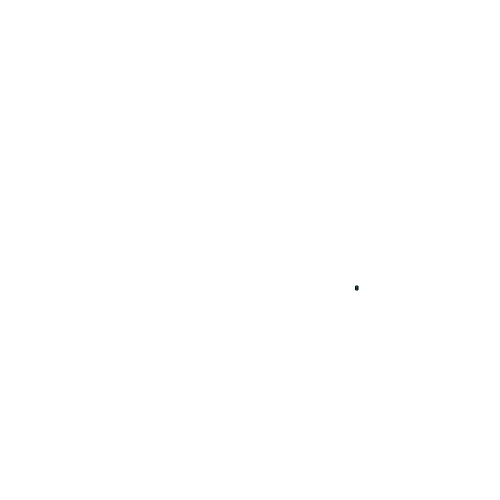
Frame 1 (no input)
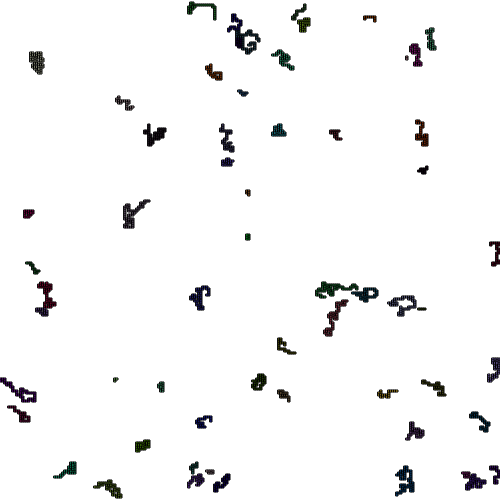
Frame 60 (no input)
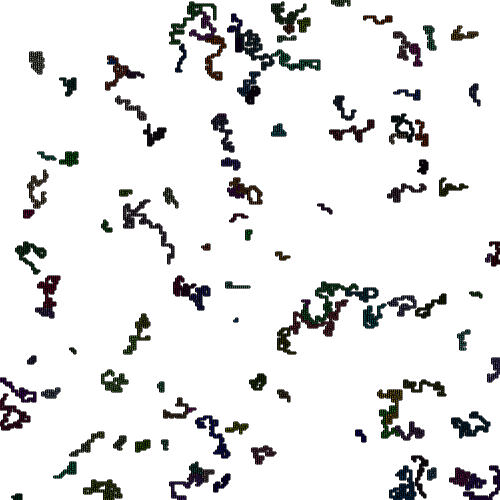
Frame 120 (the mouse pressed at the canvas centre since frame 60)

The p5.js sketch that drew these frames (run headless with seeded random() and noise() and a simulated clock; from frame 60 on, the mouse is pressed at the canvas centre):

// p5.js sketch
// ── sketch.js
let walkers;
let grid;
let gridSize = 250;
let unvisitedCells;
let filledCells;

function setup() {
  createCanvas(500, 500);
  squareSize = width / gridSize;
  walkers = [];
  grid = [];
  unvisitedCells = new Set();
  filledCells = [];

  for (let i = 0; i < gridSize; i++) {
    grid[i] = [];
    for (let j = 0; j < gridSize; j++) {
      grid[i][j] = undefined;
      unvisitedCells.add(`${i},${j}`);
    }
  }
  frameRate(60);
}

function randColor() {
  return [random(255), random(255), random(255)];
}

class Walker {
  constructor(x, y) {
    this.x = x;
    this.y = y;
    this.color = randColor();
    grid[this.x][this.y] = this.color;
    filledCells.push([this.x, this.y]);
    removeUnvisitedCell(this.x, this.y);
  }
  
  walk() {
    let options = [];
    const directions = [
      [1, 0],  // Right
      [-1, 0], // Left
      [0, 1],  // Down
      [0, -1], // Up
    ];

    for (let [dx, dy] of directions) {
      let nx = this.x + dx;
      let ny = this.y + dy;
      if (nx >= 0 && nx < gridSize && ny >= 0 && ny < gridSize) {
        if (unvisitedCells.has(`${nx},${ny}`)) {
          options.push([nx, ny]);
        }
      }
    }

    if (options.length === 0) {
      return true; // We're done
    }

    let r = floor(random(options.length));
    this.x = options[r][0];
    this.y = options[r][1];

    grid[this.x][this.y] = this.color;
    filledCells.push([this.x, this.y]);
    removeUnvisitedCell(this.x, this.y);
    return false; // Not done yet
  }
}

function spawnWalker() {
  const unvisitedArray = Array.from(unvisitedCells);
  if (unvisitedArray.length > 0) {
    let index = floor(random(unvisitedArray.length));
    let coord = unvisitedArray[index];
    unvisitedCells.delete(coord);
    let [x, y] = coord.split(',').map(Number);
    walkers.push(new Walker(x, y));
  }
}

function draw() {
  background(255);
  spawnWalker(); // Spawn a new walker each frame
  // Update all walkers
  for (let k = 0; k < walkers.length; k++) {
    const walker = walkers[k];
    let done = walker.walk();
    if (done) {
      // Remove the walker if it cannot move further
      walkers.splice(k, 1);
      k--;
    }
  }
  // Draw filled cells
  for (let i = 0; i < filledCells.length; i++) {
    let [x, y] = filledCells[i];
    stroke(0);
    fill(...grid[x][y]);
    square(x * squareSize, y * squareSize, squareSize);
  }
}

function removeUnvisitedCell(x, y) {
  unvisitedCells.delete(`${x},${y}`);
}
// ── mover.js
// The Nature of Code
// Daniel Shiffman
// http://natureofcode.com

class Mover {
    constructor() {
      this.position = createVector(width / 2, height / 2);
      this.velocity = createVector();
      this.acceleration = createVector();
      this.topspeed = 5;
    }
  
    update() {
  
      let mouse = createVector(mouseX, mouseY);
      // Step 1: Compute direction
      let dir = p5.Vector.sub(mouse, this.position);
  
      // Step 2: Normalize
      dir.normalize();
  
      // Step 3: Scale
      dir.mult(0.2);
      
      // Steps 2 and 3 could be combined into:
      // dir.setMag(0.2);
  
      // Step 4: Accelerate
      this.acceleration = dir;
  
      this.velocity.add(this.acceleration);
      this.velocity.limit(this.topspeed);
      this.position.add(this.velocity);
  
    }
  
    show() {
      stroke(0);
      strokeWeight(2);
      fill(127);
      circle(this.position.x, this.position.y, 48);
    }
  }
  
